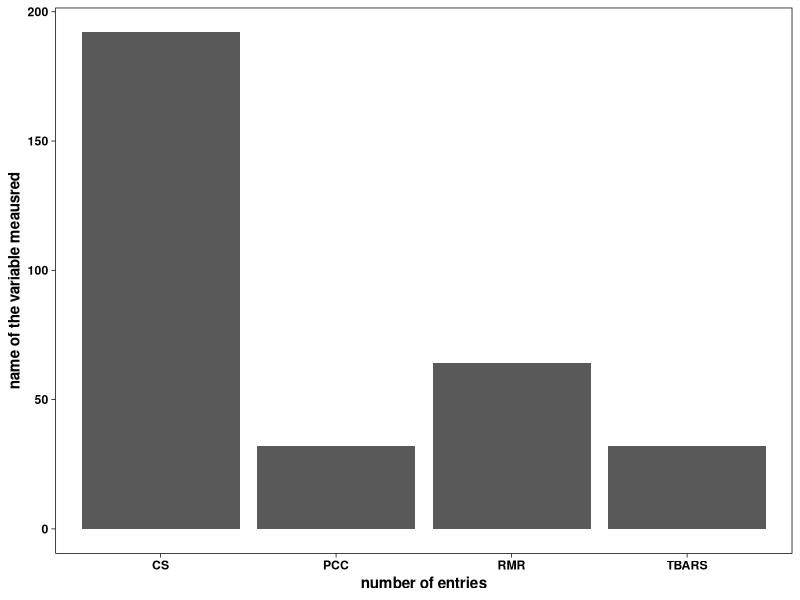

This figure's R source: (Note: this script raises an error after producing the figure.)
library(tidyverse)
library(ggthemes)
theme_set(theme_linedraw() %+replace%
            theme(panel.grid.major = element_blank(), 
                  panel.grid.minor = element_blank(),
                  text = element_text(face = "bold"),
                  legend.background = element_rect(size = 0.5, colour = "black"),
                  strip.background = element_rect(
                    color="black", fill="gray88", size = 0.5),
                  strip.text.x = element_text (color = "black"),
                  strip.text.y = element_text (color = "black")))

masterdoc <- read.csv("TxS_masterfile.csv")

#check structure of variables
str(masterdoc)

#change datatypes of certain variables to factors 
masterdoc[,c("AT", "AS", "TT", "day", "plate", "genotype")] <- lapply(masterdoc[,c("AT", "AS", "TT", "day", "plate", "genotype")], 
                                                          as.factor)
#check that it worked
str(masterdoc)

#plot number of entries per variable measured to check if data has been inputted correctly
ggplot(data = masterdoc, aes(x = var_name)) +
  geom_histogram(stat = "count") +
  ylab("name of the variable meausred") + 
  xlab("number of entries") 

#plot makes sense, CS values were not averaged before entering data into masterdoc, so there is a higher count

#subset values for one particular measure (CS) 
df_CS <- (masterdoc
          |> subset(var_name == "CS")
)

#check if there are values other than "CS" in var_name
print(unique(df_CS$var_name))

#CS measures are in triplicates -> get average values for each genotype at each test condition instead
#code adapted from class today
df_CS_avg <- (df_CS
  |> summarise(across(c(BSA, mass, var_measure),
                      mean),
               .by = c(AT, AS, TT, genotype, day, plate, var_name, unit))
)

#helpful if i got rid of the above averaging step and compiled final results back in the masterfile
masterdoc_final <- (masterdoc
  |> subset (var_name != "CS")
  |> rbind(df_CS_avg)
)

#plot to check that things worked:
#RMR and CS should have equal counts (because of two test temperatures per treatment group)
#PCC and TBARS should have equal counts (only one test temperature per treatment group)
ggplot(data = masterdoc_final, aes(x = var_name)) +
  geom_histogram(stat = "count") +
  ylab("name of the variable meausred") +
  xlab("number of entries") 

#plot makes sense!

#check structure of variables
str(masterdoc_final)

#save as .rds file
saveRDS(masterdoc_final, file = "masterdoc_final.rds")
